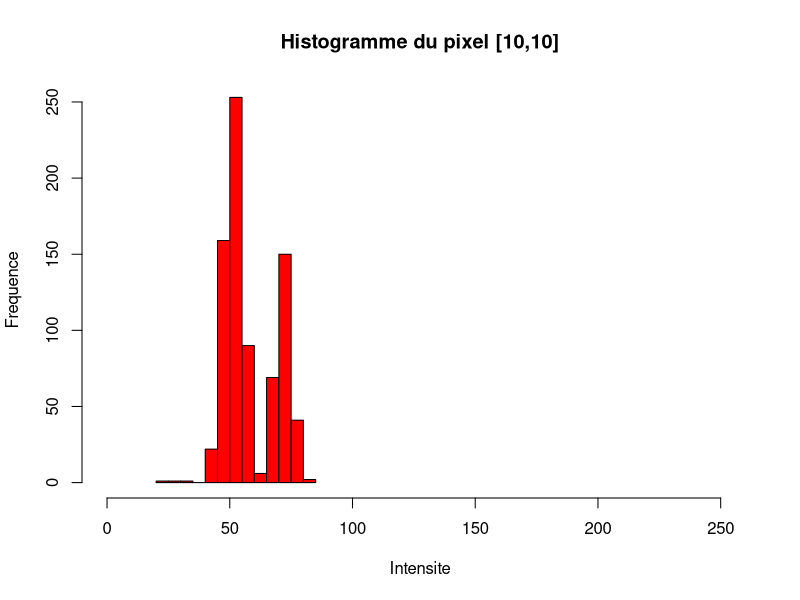

This chart was generated by the following R code:
A <- matrix(scan("../output/chrono_10x10.mat", n = 3 * 795), 3, 795)
hist(A[3,], xlim=c(0,255), xlab="Intensite", ylab="Frequence", main="Histogramme du pixel [10,10]", col="red")
